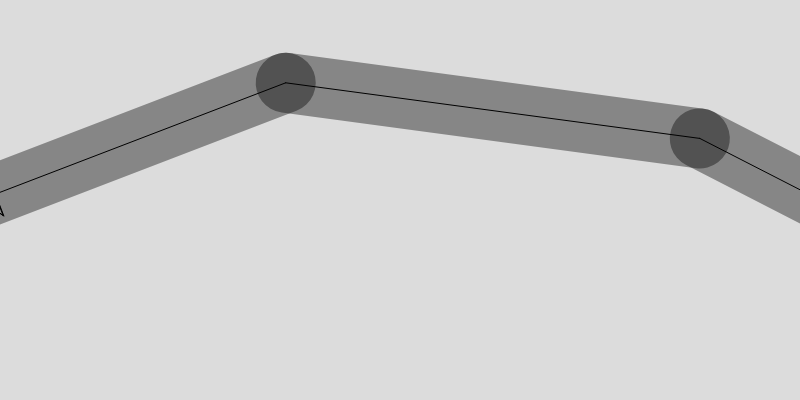
Frame 1 (no input)
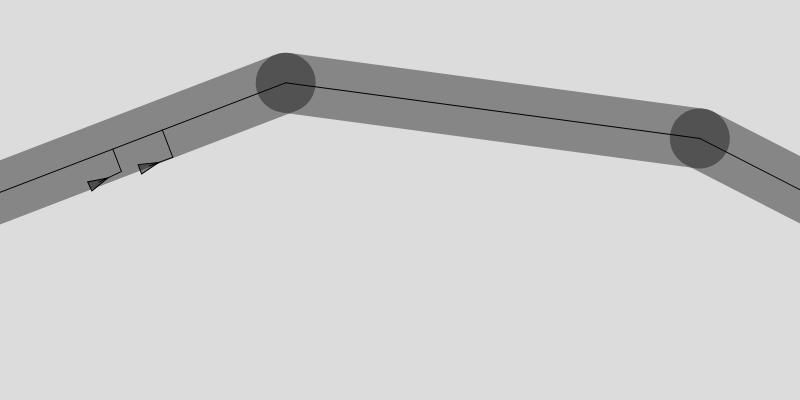
Frame 60 (no input)
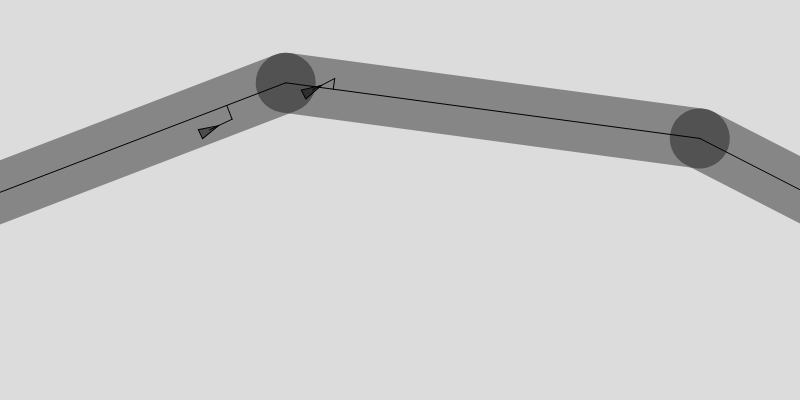
Frame 120 (the mouse pressed at the canvas centre since frame 60)

The p5.js sketch that drew these frames (run headless with seeded random() and noise() and a simulated clock; from frame 60 on, the mouse is pressed at the canvas centre):

// p5.js sketch
// ── sketch.js
let path;
let vehicleA;
let vehicleB;

function setup() {
  createCanvas(800, 400);
  
  newPath();
  
  vehicleA = new Vehicle(path.getStart().x, path.getStart().y, random(2, 5), random(0.2, 0.8));
  vehicleB = new Vehicle(path.getStart().x, path.getStart().y, random(2, 5), random(0.2, 0.8));
  
}

function draw() {
  background(220);
  
  vehicleA.run(path);
  vehicleA.followPath(path);
  
  vehicleB.run(path);
  vehicleB.followPath(path);

  path.show();

}


function newPath(){
  path = new Path();
  
  path.addPoints(-20, height/2);
  path.addPoints(random(0, width / 2), random(0, height));
  path.addPoints(random(width / 2, width), random(0, height));
  path.addPoints(width + 20, height / 2);
}

//----------------------------------------------------------------------
class Path{
  constructor(){
    this.radius = 30;
    this.points = []
  }
  
  
  addPoints(x, y){
    let point = createVector(x, y);
    this.points.push(point); 
  }
  
  getStart(){
    return this.points[0];
  }
  
  getEnd(){
    return this.points[this.points.length-1];
  }
  
  
  show(){
    // draw path segments
    for (let i = 0; i<this.points.length-1; i++){
      let posA = this.points[i];
      let posB = this.points[i+1];
      
      // thick stroke
      strokeWeight(this.radius * 2);
      stroke(0, 100);
      line(posA.x, posA.y, posB.x, posB.y);
      
      // think line segments
      stroke(0);
      strokeWeight(1);
      line(posA.x, posA.y, posB.x, posB.y);
    }
  }
}

//----------------------------------------------------------------------
class Vehicle{
  constructor(x, y, maxspeed, maxforce){
    this.position = createVector(x, y);
    this.velocity = createVector(3, 2);
    this.acceleration = createVector();
    this.maxspeed = maxspeed || 4; // Set this.maxspeed to the value of ms, but if ms is falsy, use 4 instead
    this.maxforce = maxforce || 0.1;
    this.size = 5;
  }
  
  run(path){
    this.update();
    this.checkEdges(path);
    this.show();
  }
  
  update(){
    this.velocity.add(this.acceleration);
    this.velocity.limit(this.maxspeed);
    this.position.add(this.velocity);
    this.acceleration.mult(0);   
  }
  
  followPath(path){
    // Step 1: Predict the vehicle’s future position.
    let future = this.velocity.copy();
    future.setMag(25);
    future.add(this.position);
    
    // Step 2: Find the normal point along the path.
    let target = null;
    let normal = null;
    let worldRecord = Infinity; // start with a very high record distance that can easily be beaten
    
    // loop through all the path segments' points
    for (let i = 0; i<path.points.length-1; i++){
      let a = path.points[i];
      let b = path.points[i+1];
      
      // get the normal point to that line
      let normalPoint = this.getNormalPoint(future, a, b);
      
      // test if this normal point is on the path segment by checking the boundary
      if (normalPoint.x < a.x || normalPoint.x > b.x){
        normalPoint = b.copy()
      }
      
      // check the distance from the future pos to the normal point
      let distance = p5.Vector.dist(future, normalPoint);
      
      // find the smallest distance
      if (distance < worldRecord){
        worldRecord = distance;
        // if so, the target to steer towards is this normal point
        normal = normalPoint;
        target = normalPoint.copy();
        
        // look at the direction of the line segment, so we can seek a liitle bit ahead of the normal
        let dir = p5.Vector.sub(b, a);
        dir.setMag(10); // here is arbitrarily assign a number, should be based on distance to path and velocity
        target.add(dir);
      }
    }
    
    
    // only if the distance is greater than the path's radius, do we bother to steer
    if (worldRecord > path.radius && target !== null){
      this.seek(target);
    }
    
    // draw the line from future pos to normal pos
    strokeWeight(1);
    line(this.position.x, this.position.y, future.x, future.y)
    line(future.x, future.y, normal.x, normal.y)
  }
  
  getNormalPoint(p, a, b){
    // vector from a to p
    let ap = p5.Vector.sub(p, a);
    // vector from a to b
    let ab = p5.Vector.sub(b, a);
    ab.normalize();
    
    ab.mult(ap.dot(ab));
    let normalPoint = p5.Vector.add(a, ab);
    return normalPoint;
  }
  
  
  seek(target){
    let desire = p5.Vector.sub(target, this.position);
    // If the magnitude of desired equals 0, skip out of here
    // If the magnitude (length) of the desired vector is zero, then exit the seek() function immediately.
    if (desire.mag() === 0) return;
    desire.setMag(this.maxspeed);
    let steer = p5.Vector.sub(desire, this.velocity);
    steer.limit(this.maxforce);
    this.applyForce(steer);
  }
  
  applyForce(force){
    this.acceleration.add(force);
    // console.log(this.acceleration.copy());
  }
  
  
  show(){
    // The vehicle is a triangle pointing in the direction of velocity.
    let angle = this.velocity.heading();
    fill(127);
    stroke(0);
    push();
    translate(this.position.x, this.position.y);
    rotate(angle);
    beginShape();
    vertex(this.size *2, 0);
    vertex(-this.size*2 , -this.size);
    vertex(-this.size*2, this.size);
    endShape(CLOSE);
    pop();
  }
  
  checkEdges(path){
    if(this.position.x+this.size >= width){
      this.position.x = -this.size;
      this.position.y = path.getStart().y;
    }
  }
  
  
}
